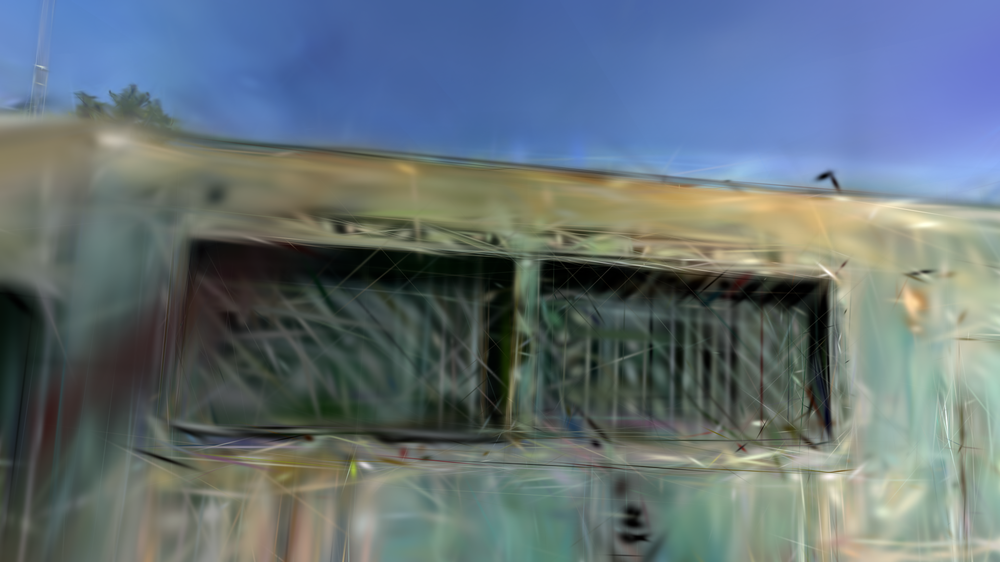
#> input picture GenerateImage/1.png, 1000 x 562 px, shrunk from 1920 x 1080 before the run
$ python 'Plot_saliency_results - Copy.py'
#> lines starting #> are read from the running program, lines starting #| are printed output that depends on the picture
from PIL import Image
import math

def combine_images_grid(image_paths, output_path="combined_grid.png", cols=2):
    """
    Combine multiple images into a grid (default: 2x2)
    """
#> called with output_path = 'grid_image.png', cols = 2
    images = [Image.open(path) for path in image_paths]
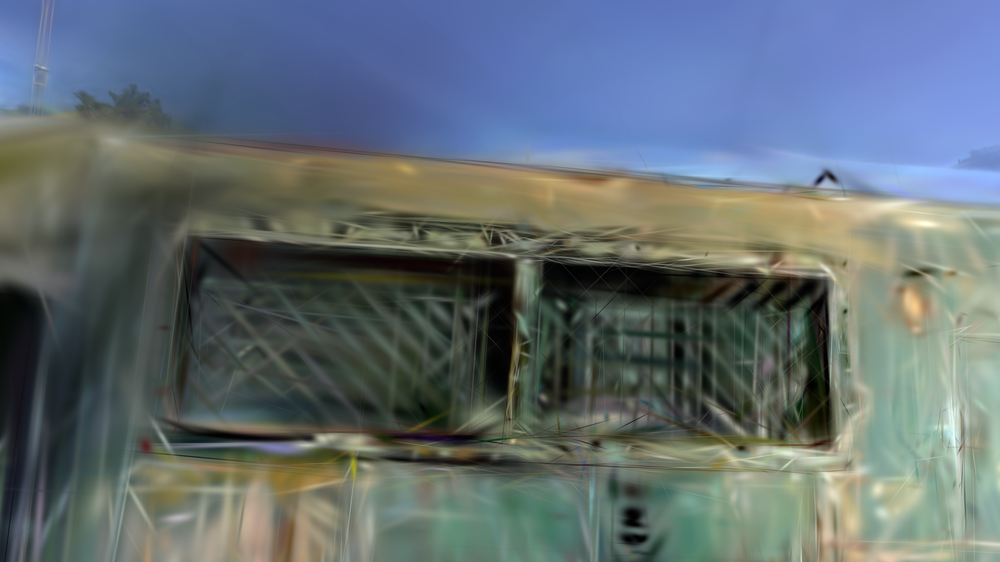
#> input picture GenerateImage/2.png, 1000 x 562 px, shrunk from 1920 x 1080 before the run
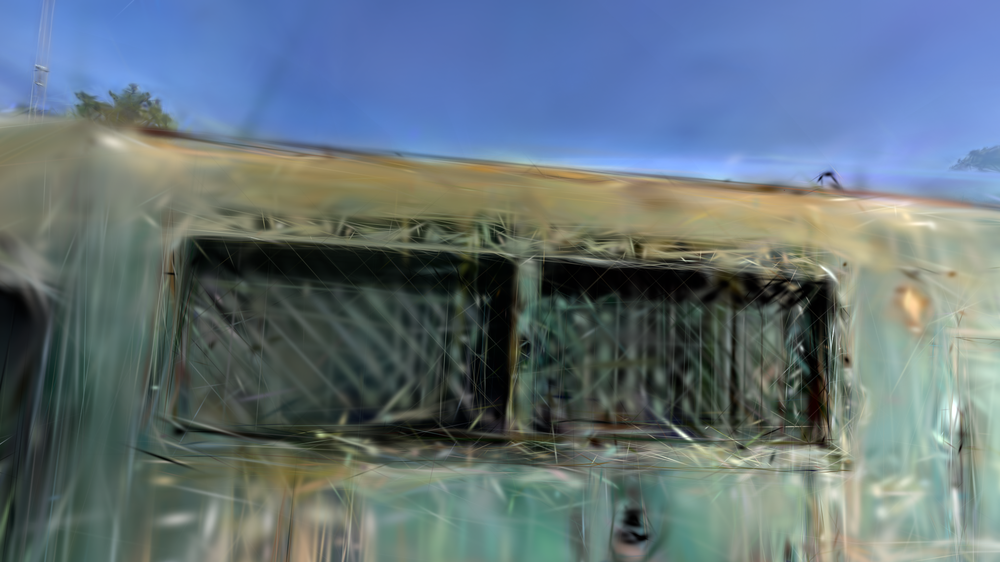
#> input picture GenerateImage/3.png, 1000 x 562 px, shrunk from 1920 x 1080 before the run
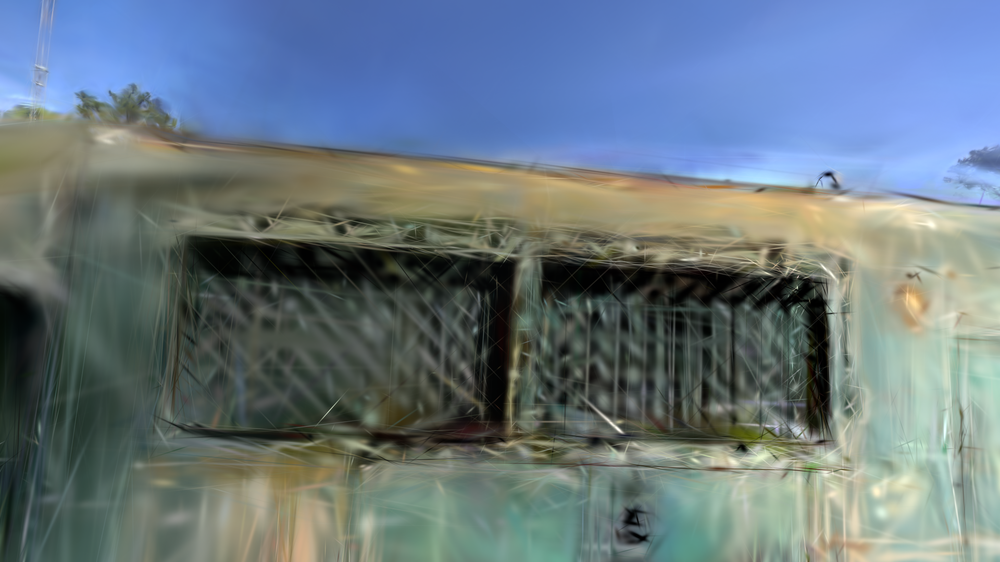
#> input picture GenerateImage/4.png, 1000 x 562 px, shrunk from 1920 x 1080 before the run
#> images = 4 items
    count = len(images)
#> count = 4
    rows = math.ceil(count / cols)
#> rows = 2

    # Resize all images to the same width and height (optional, to align perfectly)
    widths, heights = zip(*(img.size for img in images))
#> widths = (1000, 1000, 1000, 1000); heights = (562, 562, 562, 562)
    max_width = max(widths)
#> max_width = 1000
    max_height = max(heights)
#> max_height = 562

    # Create a blank canvas for the grid
    combined = Image.new("RGB", (cols * max_width, rows * max_height), color=(255, 255, 255))
#> combined: PIL image 2000x1124 RGB; every value is 255

    # Paste images in grid
    for idx, img in enumerate(images):
        x = (idx % cols) * max_width
        y = (idx // cols) * max_height
        combined.paste(img, (x, y))
#> this loop made 4 passes
#> (x, y) on passes 1 to 4: (0, 0), (1000, 0), (0, 562), (1000, 562)
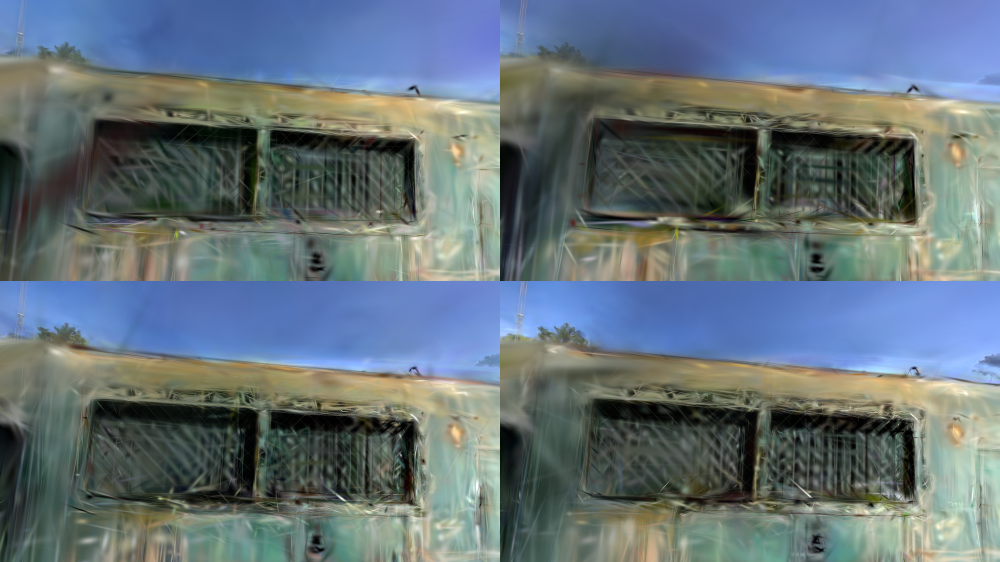
#> combined: PIL image 2000x1124 RGB (shown at 1/2 size); mean R, G, B 100.5, 114.4, 121.8

    combined.save(output_path)
    print(f"✅ Saved {output_path} ({cols}x{rows} grid)")
#| ✅ Saved grid_image.png (2x2 grid)

# Example usage:
image_files = ["1.png", "2.png", "3.png", "4.png"]
combine_images_grid(image_files, "grid_image.png")
